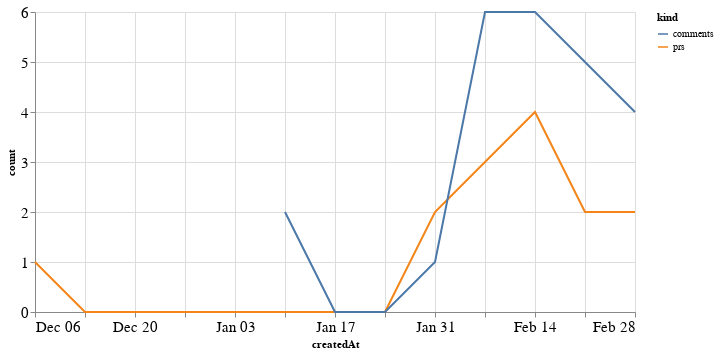

Here is the notebook cell this chart was saved with:
### Code cell
alt.Chart(total_time, width=600).mark_line().encode(
    x='createdAt',
    y='count',
    color='kind'
)

### Figure 1 — Vega-Lite specification as saved in the notebook (floating-point values rounded to 4 significant figures)
{"config": {"axisLeft": {"labelFontSize": 15}, "axisBottom": {"labelFontSize": 15}}, "data": {"name": "data-5dc755305fcf96b800b4058d2c21c2e8"}, "mark": "line", "encoding": {"color": {"type": "nominal", "field": "kind"}, "x": {"type": "temporal", "field": "createdAt"}, "y": {"type": "quantitative", "field": "count"}}, "width": 600, "$schema": "https://vega.github.io/schema/vega-lite/v4.8.1.json", "datasets": {"data-5dc755305fcf96b800b4058d2c21c2e8": [{"createdAt": "2020-12-06T00:00:00", "kind": "prs", "count": 1.0}, {"createdAt": "2020-12-13T00:00:00", "kind": "prs", "count": 0.0}, {"createdAt": "2020-12-20T00:00:00", "kind": "prs", "count": 0.0}, {"createdAt": "2020-12-27T00:00:00", "kind": "prs", "count": 0.0}, {"createdAt": "2021-01-03T00:00:00", "kind": "prs", "count": 0.0}, {"createdAt": "2021-01-10T00:00:00", "kind": "prs", "count": 0.0}, {"createdAt": "2021-01-17T00:00:00", "kind": "prs", "count": 0.0}, {"createdAt": "2021-01-24T00:00:00", "kind": "prs", "count": 0.0}, {"createdAt": "2021-01-31T00:00:00", "kind": "prs", "count": 2.0}, {"createdAt": "2021-02-07T00:00:00", "kind": "prs", "count": 3.0}, {"createdAt": "2021-02-14T00:00:00", "kind": "prs", "count": 4.0}, {"createdAt": "2021-02-21T00:00:00", "kind": "prs", "count": 2.0}, {"createdAt": "2021-02-28T00:00:00", "kind": "prs", "count": 2.0}, {"createdAt": "2020-12-06T00:00:00", "kind": "comments", "count": null}, {"createdAt": "2020-12-13T00:00:00", "kind": "comments", "count": null}, {"createdAt": "2020-12-20T00:00:00", "kind": "comments", "count": null}, {"createdAt": "2020-12-27T00:00:00", "kind": "comments", "count": null}, {"createdAt": "2021-01-03T00:00:00", "kind": "comments", "count": null}, {"createdAt": "2021-01-10T00:00:00", "kind": "comments", "count": 2.0}, {"createdAt": "2021-01-17T00:00:00", "kind": "comments", "count": 0.0}, {"createdAt": "2021-01-24T00:00:00", "kind": "comments", "count": 0.0}, {"createdAt": "2021-01-31T00:00:00", "kind": "comments", "count": 1.0}, {"createdAt": "2021-02-07T00:00:00", "kind": "comments", "count": 6.0}, {"createdAt": "2021-02-14T00:00:00", "kind": "comments", "count": 6.0}, {"createdAt": "2021-02-21T00:00:00", "kind": "comments", "count": 5.0}, {"createdAt": "2021-02-28T00:00:00", "kind": "comments", "count": 4.0}]}}
